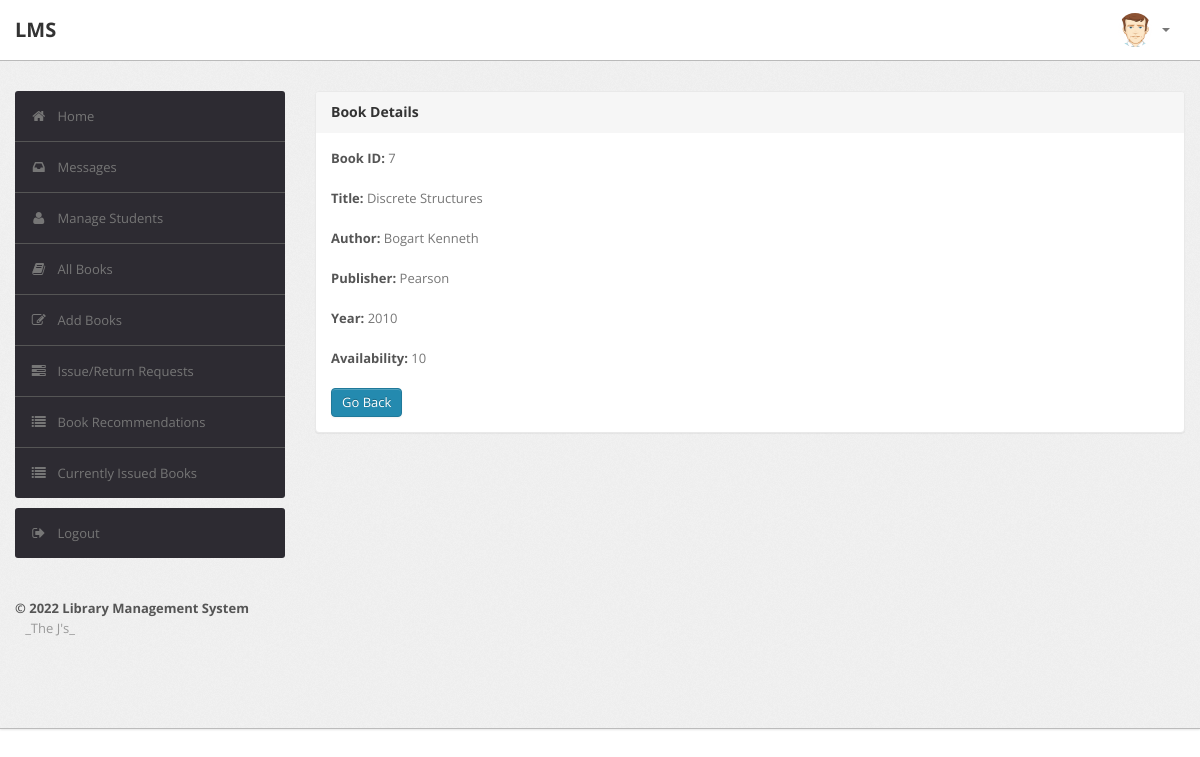
Screenshot of /admin/bookdetails.php?id=7 (signed in) with the database file from the repository.
### tables this page shows
CREATE TABLE `book` (
  `BookId` int(10) NOT NULL,
  `Title` varchar(50) DEFAULT NULL,
  `Publisher` varchar(50) DEFAULT NULL,
  `Year` varchar(50) DEFAULT NULL,
  `Availability` int(5) DEFAULT NULL
);

CREATE TABLE `author` (
  `BookId` int(10) NOT NULL,
  `Author` varchar(50) NOT NULL
);

### admin/bookdetails.php (the view, shortened to what this page needs)
<?php
require('dbconn.php');
?>
<?php
if ($_SESSION['RollNo']) {
    ?>
<!DOCTYPE html>
<html lang="en">
    <head>
        <link type="text/css" href="bootstrap/css/bootstrap.min.css" rel="stylesheet">
        <link type="text/css" href="bootstrap/css/bootstrap-responsive.min.css" rel="stylesheet">
        <link type="text/css" href="css/theme.css" rel="stylesheet">
        <link type="text/css" href="images/icons/css/font-awesome.css" rel="stylesheet">
    </head>
    <body>
        <div class="navbar navbar-fixed-top">
            <div class="navbar-inner">
                <div class="container">
                        <a class="brand" href="index.php">LMS </a>
                    <div class="nav-collapse collapse navbar-inverse-collapse">
                        <ul class="nav pull-right">
                            <li class="nav-user dropdown"><a href="#" class="dropdown-toggle" data-toggle="dropdown">
                                <img src="images/user.png" class="nav-avatar" />
                                <b class="caret"></b></a>
                            </li>
                        </ul>
                    </div>
                </div>
            </div>
        </div>
        <div class="wrapper">
            <div class="container">
                <div class="row">
                    <div class="span3">
                        <div class="sidebar">
                            <ul class="widget widget-menu unstyled">
                                <li class="active"><a href="index.php"><i class="menu-icon icon-home"></i>Home
                                </a></li>
                                 <li><a href="message.php"><i class="menu-icon icon-inbox"></i>Messages</a>
                                </li>
                                <li><a href="student.php"><i class="menu-icon icon-user"></i>Manage Students </a>
                                </li>
                                <li><a href="book.php"><i class="menu-icon icon-book"></i>All Books </a></li>
                                <li><a href="addbook.php"><i class="menu-icon icon-edit"></i>Add Books </a></li>
                                <li><a href="requests.php"><i class="menu-icon icon-tasks"></i>Issue/Return Requests </a></li>
                                <li><a href="recommendations.php"><i class="menu-icon icon-list"></i>Book Recommendations </a></li>
                                <li><a href="current.php"><i class="menu-icon icon-list"></i>Currently Issued Books </a></li>
                            </ul>
                            <ul class="widget widget-menu unstyled">
                                <li><a href="logout.php"><i class="menu-icon icon-signout"></i>Logout </a></li>
                            </ul>
                        </div>
                    </div>
                    <div class="span9">
                        <div class="content">
                        <div class="module">
                            <div class="module-head">
                                <h3>Book Details</h3>
                            </div>
                            <div class="module-body">
                        <?php
                            $x=$_GET['id'];
                            $sql="select * from LMS.book where BookId='$x'";
                            $result=$conn->query($sql);
                            $row=$result->fetch_assoc();
                                $bookid=$row['BookId'];
                                $name=$row['Title'];
                                $publisher=$row['Publisher'];
                                $year=$row['Year'];
                                $avail=$row['Availability'];
                                echo "<b>Book ID:</b> ".$bookid."<br><br>";
                                echo "<b>Title:</b> ".$name."<br><br>";
                                $sql1="select * from LMS.author where BookId='$bookid'";
                                $result=$conn->query($sql1);
                                echo "<b>Author:</b> ";
                                while($row1=$result->fetch_assoc())
                                {
                                    echo $row1['Author']."&nbsp;";
                                }
                                echo "<br><br>";
                                echo "<b>Publisher:</b> ".$publisher."<br><br>";
                                echo "<b>Year:</b> ".$year."<br><br>";
                                echo "<b>Availability:</b> ".$avail."<br><br>";
                            ?>
                        <a href="book.php" class="btn btn-primary">Go Back</a>
                               </div>
                           </div>
                            </div>
                </div>
            </div>
        </div>
<div class="footer">
            <div class="container">
                <b class="copyleft">&copy; 2022 Library Management System </b> <br>&nbsp;&nbsp; _The J's_
            </div>
        </div>
    </body>
</html>
<?php }
else {
    echo "<script type='text/javascript'>alert('Access Denied!!!')</script>";
} ?>

### admin/css/theme.css (style rules this page uses)
body { font-size: 13px; font-family: 'Open Sans', Arial, sans-serif; background: #fff; color: #777 }
h1, h2, h3, h4, h5, h6 { color: #333; margin-top: 0 }
h3 { font-size: 20px }
strong, b { color: #555 }
.wrapper { background: url(../images/bg.png) #eee; border-bottom: 1px solid #bbb; -webkit-box-shadow: 0 1px 2px rgba(0,0,0,0.1); -moz-box-shadow: 0 1px 2px rgba(0,0,0,0.1); box-shadow: 0 1px 2px rgba(0,0,0,0.1); padding: 30px 0 }
.footer { color: #999; padding: 30px 0 60px }
body [class^="icon-"], body [class*=" icon-"] { font-size: 14px; line-height: 20px; height: 20px }
.module { background: #fff; -webkit-border-radius: 3px; -moz-border-radius: 3px; border-radius: 3px; border: 1px solid #ccc; border-bottom-color: #bbb; -webkit-box-shadow: 0 0 1px rgba(0,0,0,0.2); -moz-box-shadow: 0 0 1px rgba(0,0,0,0.2); box-shadow: 0 0 1px rgba(0,0,0,0.2); margin-bottom: 30px }
.navbar { position: static!important; margin: 0!important }
.navbar .navbar-inner { background: #fff; border-bottom: 1px solid #bbb; -webkit-box-shadow: 0 1px 2px rgba(0,0,0,0.15); -moz-box-shadow: 0 1px 2px rgba(0,0,0,0.15); box-shadow: 0 1px 2px rgba(0,0,0,0.15) }
.navbar .brand { color: #333; font-weight: bold; font-size: 20px; margin-right: 20px; padding: 20px }
.navbar .nav>li>a { padding: 20px 15px; font-weight: bold; color: #777 }
.nav-user>a { height: 20px }
.nav-avatar { width: 34px; height: 34px; margin: -7px 5px 0 0; -webkit-border-radius: 50%; -moz-border-radius: 50%; border-radius: 50% }
.btn, .btn-box { -webkit-border-radius: 3px; -moz-border-radius: 3px; border-radius: 3px }
.btn { font-size: 13px; font-weight: 600 }
.btn { display: inline-block; margin-bottom: 0; font-weight: 400; text-align: center; vertical-align: middle; cursor: pointer; background-image: none; border: 1px solid transparent; white-space: nowrap; padding: 4px 10px; font-size: 13px; line-height: 1.42857; border-radius: 4px; -webkit-user-select: none; -moz-user-select: none; -ms-user-select: none; user-select: none }
.btn-primary { color: #fff; background-color: #248aaf; border-color: #20799a }
.widget-menu { background: #fff; -webkit-border-radius: 3px; -moz-border-radius: 3px; border-radius: 3px; overflow: hidden }
.widget-menu a { color: #555; display: block; line-height: 20px; padding: 15px; text-decoration: none!important }
.widget-menu .menu-icon { margin-right: 10px; color: #767676; -webkit-transition: all .2s ease-in-out; -moz-transition: all .2s ease-in-out; transition: all .2s ease-in-out; }
.widget-menu>li+li { border-top: 1px solid #555 }
.widget-menu>li>a { background-color: #2d2b32; color: #767676; -webkit-transition: all .2s ease-in-out; -moz-transition: all .2s ease-in-out; transition: all .2s ease-in-out; }
.module { box-shadow: 0 0 3px rgba(0,0,0,.1); border-color: #e9e9e9; margin-bottom: 20px; background-color: #fff; border-radius: 4px; -webkit-box-shadow: 0 1px 1px rgba(0,0,0,.05); box-shadow: 0 1px 1px rgba(0,0,0,.05); }
.module-head { color: #767676; background-color: #f6f6f6; border-color: #e9e9e9; padding: 10px 15px; border-bottom: 1px solid transparent; border-top-right-radius: 3px; border-top-left-radius: 3px; }
.module-head h3 { font-size: 14px; line-height: 20px; height: 20px; margin: 0 }
.module-body { padding: 15px }

### rows the page displays
book: BookId "7", Title "Discrete Structures", Publisher "Pearson", Year "2010", Availability "10"
author: Author "Bogart"
author: Author "Kenneth"
